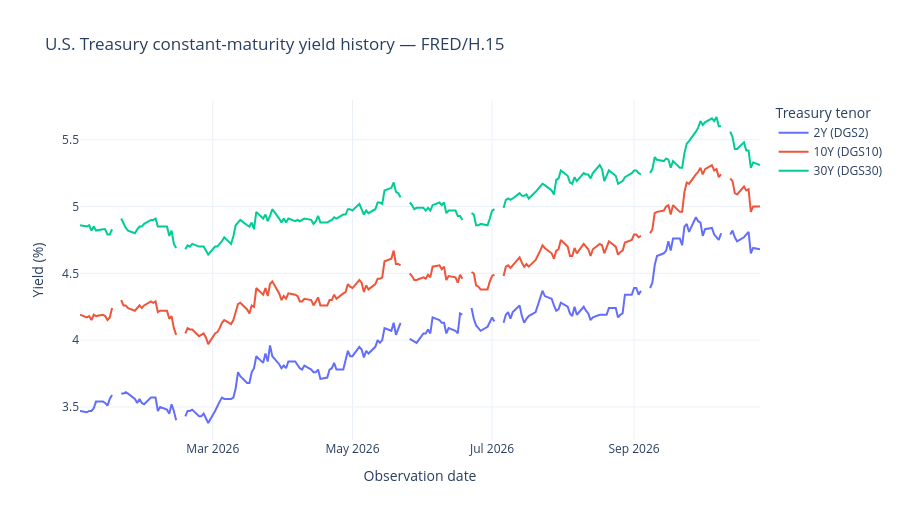

The cell this chart's notebook holds for it:
### Code cell
history_figure = market.show_history(*date_range.get_dates())

### Figure 1 — Plotly figure (JSON) as saved in the notebook; plotly's stock layout.template omitted (floating-point values rounded to 4 significant figures; data arrays with more than 128 entries replaced by an {"elided": "..."} marker saying what was removed)
{"data": [{"connectgaps": false, "hovertemplate": "%{x|%Y-%m-%d}<br>%{y:.2f}%<extra>%{fullData.name}</extra>", "line": {"dash": "solid"}, "mode": "lines", "name": "2Y (DGS2)", "type": "scatter", "x": {"elided": "212 str values"}, "y": {"elided": "212 float values"}}, {"connectgaps": false, "hovertemplate": "%{x|%Y-%m-%d}<br>%{y:.2f}%<extra>%{fullData.name}</extra>", "line": {"dash": "solid"}, "mode": "lines", "name": "10Y (DGS10)", "type": "scatter", "x": {"elided": "212 str values"}, "y": {"elided": "212 float values"}}, {"connectgaps": false, "hovertemplate": "%{x|%Y-%m-%d}<br>%{y:.2f}%<extra>%{fullData.name}</extra>", "line": {"dash": "solid"}, "mode": "lines", "name": "30Y (DGS30)", "type": "scatter", "x": {"elided": "212 str values"}, "y": {"elided": "212 float values"}}], "layout": {"height": 520, "hovermode": "x unified", "legend": {"title": {"text": "Treasury tenor"}}, "title": {"text": "U.S. Treasury constant-maturity yield history — FRED/H.15"}, "xaxis": {"range": ["2026-01-02", "2026-10-26"], "title": {"text": "Observation date"}, "type": "date"}, "yaxis": {"autorange": true, "title": {"text": "Yield (%)"}}}}
